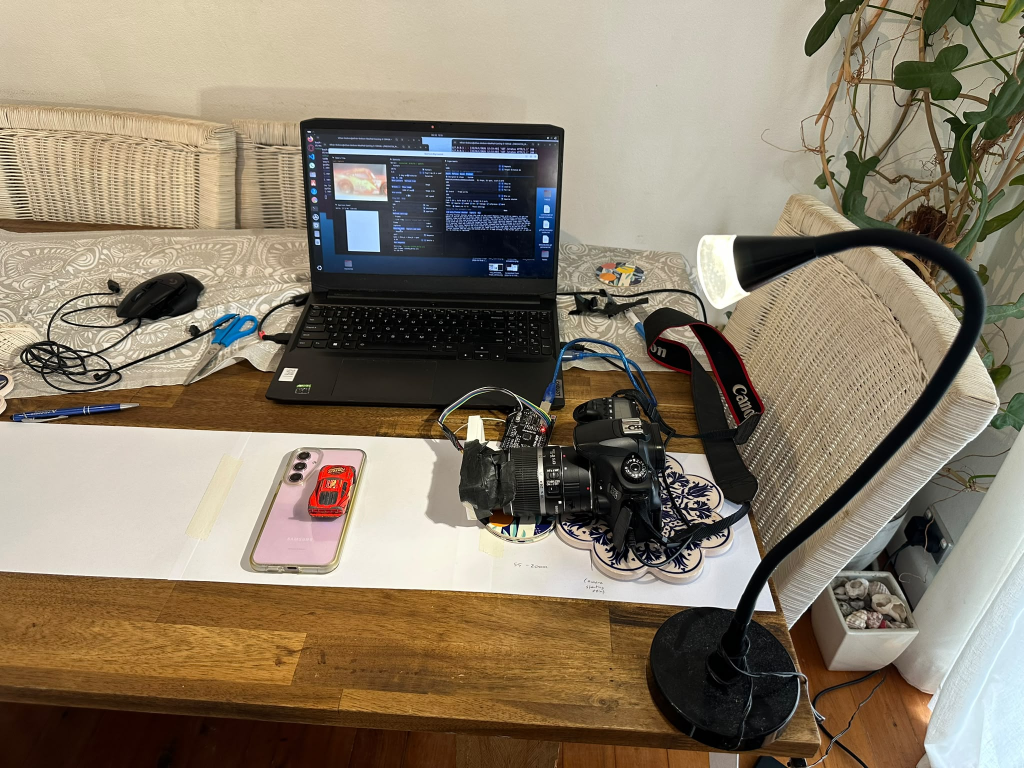
#> input picture App/Processing/IV-Flutter_Shutter/images/flutter_shutter_setup.jpeg, 2048 x 1536 px (shown at 1/2 size)
$ python -i patterns.py   (imports and definitions only)
#> lines starting #> are read from the running program, lines starting #| are printed output that depends on the picture; after the words box and inside, x2 and y2 are one past the last pixel; in counts of white or black regions, pixels touching at a corner belong together
"""Aperture patterns as PANEL_W x PANEL_H binary images, True where light passes.

Every pattern is drawn in millimetres on the lens pupil and converted to panel pixels
with PANEL_PITCH_MM, so the same pattern lands at the same physical size whichever
backend shows it. make() returns a PIL "L" image with 255 in the open pixels, or the
inverse when PANEL_INVERT is set.

A pattern name is a built-in name, a mask file name, or a path to a PNG or GIF. Frame k
of a GIF is "<path>.gif#k", and expand() turns a GIF into one name per frame, so a
sequence takes one photo of each frame. "scan4" is tile 4 of the SCAN_N x SCAN_N scan
and "scan5_12" is tile 12 of a 5 x 5 scan, for any size.
"""
import re
from pathlib import Path

import numpy as np
from PIL import Image, ImageSequence

import config as cfg

OPEN = set("1#X*O")
SHUT = set("0._-")
IMAGE_EXT = (".png", ".gif")
GIF_DEFAULT_MS = 100        # browsers play a delay of 10 ms or less, or none, as 100 ms


def pupil_px(diameter_mm=None):
    return (diameter_mm or cfg.PUPIL_MM) / cfg.PANEL_PITCH_MM


def _grid():
    yy, xx = np.indices((cfg.PANEL_H, cfg.PANEL_W))
    return yy - (cfg.PANEL_H - 1) / 2, xx - (cfg.PANEL_W - 1) / 2


def blank():
    return np.zeros((cfg.PANEL_H, cfg.PANEL_W), dtype=bool)


def disc(diameter_mm=None):
    yy, xx = _grid()
    return np.hypot(yy, xx) <= pupil_px(diameter_mm) / 2


def white(**_):
    return ~blank()


def black(**_):
    return blank()


# [26 lines left out: functions load_design, raster, not called in this run]


def coded(name, diameter_mm=None):
    """a Lab 3 style mask file scaled so its outer edge sits on the pupil diameter"""
    return raster(load_design(cfg.MASK_DIR / f"{name}.txt"), pupil_px(diameter_mm))


# [10 lines left out: function subaperture, not called in this run]


def shape_png(path, diameter_mm=None, image_scale=1.0):
    """any PNG as an aperture, scaled to the pupil and centred: custom bokeh"""
    return shape_image(Image.open(path), diameter_mm, image_scale)


def open_pixels(img):
    """True where light passes. In an image with transparency, such as the sprites, the
    transparent pixels are open, like clear glass, and every opaque pixel is shut whatever its
    colour, black or grey. In an image with no transparency white is open. A screenshot often
    carries an alpha channel with every pixel opaque, and that counts as no transparency"""
    if img.has_transparency_data:
        clear = np.asarray(img.convert("RGBA"))[..., 3] <= 127
        if clear.any():
            return clear
    return np.asarray(img.convert("L")) > 127


def shape_image(img, diameter_mm=None, image_scale=1.0):
    """the current frame of a PIL image as an aperture: its longest side is image_scale times
    the pupil diameter, centred. 0.71 fits the whole image inside the round pupil; above 1
    the edges that run off the panel are cut"""
    mask = Image.fromarray(open_pixels(img).astype(np.uint8) * 255)
    width = int(round(pupil_px(diameter_mm) * image_scale))
    scale = width / max(mask.size)
    w, h = max(1, int(round(mask.width * scale))), max(1, int(round(mask.height * scale)))
    src = np.asarray(mask.resize((w, h), Image.NEAREST)) > 127
    out = blank()
    x0, y0 = (cfg.PANEL_W - w) // 2, (cfg.PANEL_H - h) // 2
    sx, sy = max(0, -x0), max(0, -y0)                 # rows and columns that fall off the panel
    dx, dy = max(0, x0), max(0, y0)
    cw, ch = min(w - sx, cfg.PANEL_W - dx), min(h - sy, cfg.PANEL_H - dy)
    out[dy:dy + ch, dx:dx + cw] = src[sy:sy + ch, sx:sx + cw]
    return out


# [6 lines left out: function split_frame, not called in this run]


def is_image(name):
    return split_frame(name)[0].lower().endswith(IMAGE_EXT)


# [8 lines left out: function gif_frame, not called in this run]


def gif_play(path, diameter_mm=None, image_scale=1.0, rotation_deg=0.0, offset_px=(0, 0)):
    """every frame of a GIF as a panel image with its delay in ms, in one pass, for playback"""
#> called with image_scale = 1, rotation_deg = 0, offset_px = (0, 0)
    images, delays = [], []
    with Image.open(path) as img:
#> img is the input picture: PIL image 2048x1536 RGB; mean R, G, B 137.1, 124.7, 105.7
        for fr in ImageSequence.Iterator(img):
            images.append(to_image(shift(rotate(shape_image(fr, diameter_mm, image_scale), rotation_deg), *offset_px)))
            ms = fr.info.get("duration") or 0
            delays.append(ms if ms > 10 else GIF_DEFAULT_MS)
#> this loop made 1 pass
#> pass 1, in shape_image, `mask = Image.fromarray(open_pixels(img).astype(np.uint8) * 255)`:
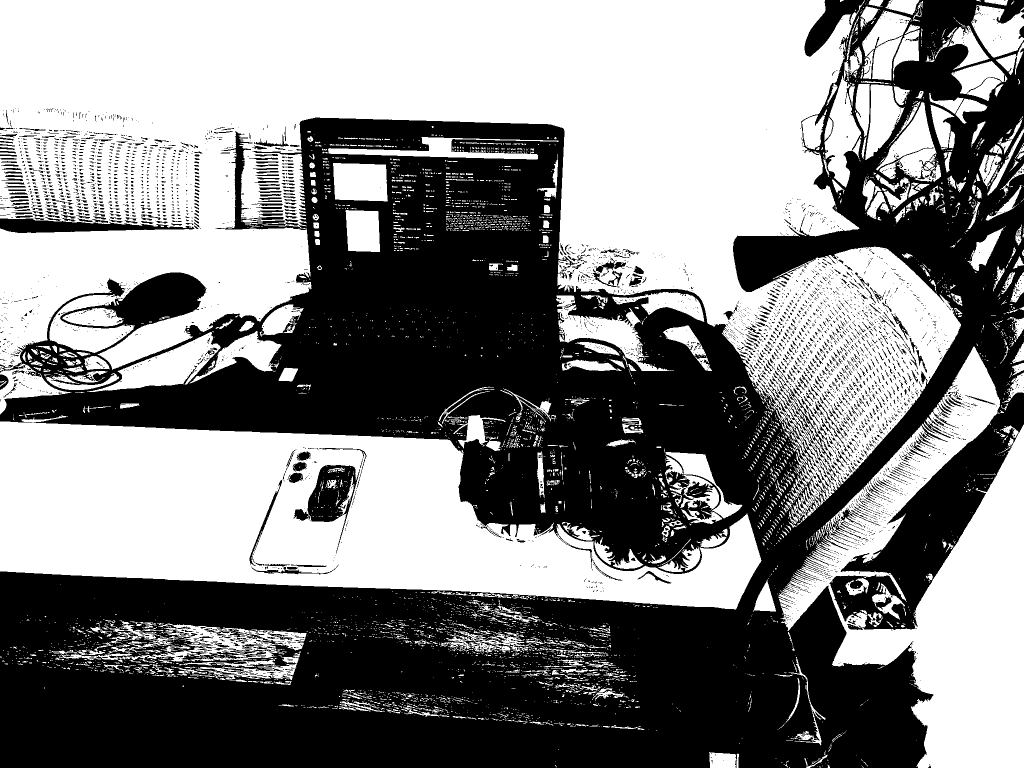
#> mask: PIL image 2048x1536 L (shown at 1/2 size); 52.3% white; 4555 black regions (3903 under 20 px), largest, box (x1, y1, x2, y2) and area: (0, 0, 2048, 1536) 1427813, (587, 930, 720, 1107) 7959, (0, 437, 389, 466) 6224
#> after the loop, delays = []; images = []
    return images, delays


# [15 lines left out: functions expand, tag, not called in this run]


def mask_names():
    return sorted(p.stem for p in cfg.MASK_DIR.glob("*.txt"))


def names():
    scans = [f"scan{i}" for i in range(cfg.SCAN_N * cfg.SCAN_N)]
    return ["open", "white", "black"] + mask_names() + scans


# [68 lines left out: functions rotate, shift, build, _build, to_image, not called in this run]


def make(name, diameter_mm=None, image_scale=1.0, rotation_deg=0.0, offset_px=(0, 0)):
    return to_image(build(name, diameter_mm, image_scale, rotation_deg, offset_px))


# [7 lines not run here, left out]

#> (the run stopped early here; a loop or call above may not have finished)
